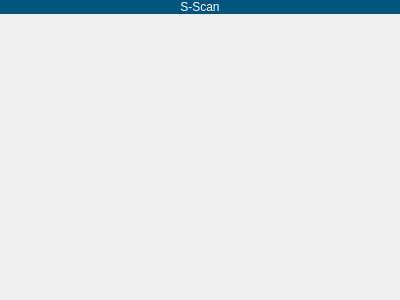
<?xml version="1.0" encoding="UTF-8"?>
<ui version="4.0">
 <class>SscanDisplay</class>
 <widget class="QWidget" name="SscanDisplay">
  <property name="geometry">
   <rect>
    <x>0</x>
    <y>0</y>
    <width>400</width>
    <height>300</height>
   </rect>
  </property>
  <property name="windowTitle">
   <string>Form</string>
  </property>
  <layout class="QVBoxLayout" name="verticalLayout_2" stretch="0,1,0">
   <property name="spacing">
    <number>0</number>
   </property>
   <property name="leftMargin">
    <number>0</number>
   </property>
   <property name="topMargin">
    <number>0</number>
   </property>
   <property name="rightMargin">
    <number>0</number>
   </property>
   <property name="bottomMargin">
    <number>0</number>
   </property>
   <item>
    <widget class="QLabel" name="titleLabel">
     <property name="styleSheet">
      <string notr="true">background-color: rgb(0, 85, 127);
color: rgb(255, 255, 255);</string>
     </property>
     <property name="text">
      <string>S-Scan</string>
     </property>
     <property name="alignment">
      <set>Qt::AlignCenter</set>
     </property>
    </widget>
   </item>
   <item>
    <layout class="QHBoxLayout" name="horizontalLayout_2" stretch="0,1,0,0">
     <property name="spacing">
      <number>0</number>
     </property>
     <item>
      <widget class="RulerWidget" name="leftRulerWidget" native="true">
       <property name="minimumSize">
        <size>
         <width>20</width>
         <height>0</height>
        </size>
       </property>
      </widget>
     </item>
     <item>
      <layout class="QVBoxLayout" name="verticalLayout"/>
     </item>
     <item>
      <widget class="ColorBar" name="colorBarWidget" native="true">
       <property name="minimumSize">
        <size>
         <width>5</width>
         <height>0</height>
        </size>
       </property>
       <property name="styleSheet">
        <string notr="true"/>
       </property>
      </widget>
     </item>
     <item>
      <widget class="RulerWidget" name="rightRulerWidget" native="true">
       <property name="minimumSize">
        <size>
         <width>20</width>
         <height>0</height>
        </size>
       </property>
      </widget>
     </item>
    </layout>
   </item>
   <item>
    <layout class="QHBoxLayout" name="horizontalLayout" stretch="0,1,0">
     <property name="spacing">
      <number>0</number>
     </property>
     <item>
      <widget class="QWidget" name="widget_5" native="true">
       <property name="minimumSize">
        <size>
         <width>20</width>
         <height>0</height>
        </size>
       </property>
      </widget>
     </item>
     <item>
      <widget class="RulerWidget" name="bottomRulerWidget" native="true">
       <property name="minimumSize">
        <size>
         <width>0</width>
         <height>20</height>
        </size>
       </property>
      </widget>
     </item>
     <item>
      <widget class="QWidget" name="widget" native="true">
       <property name="minimumSize">
        <size>
         <width>25</width>
         <height>0</height>
        </size>
       </property>
      </widget>
     </item>
    </layout>
   </item>
  </layout>
 </widget>
 <customwidgets>
  <customwidget>
   <class>RulerWidget</class>
   <extends>QWidget</extends>
   <header>ruler_widget.h</header>
   <container>1</container>
  </customwidget>
  <customwidget>
   <class>ColorBar</class>
   <extends>QWidget</extends>
   <header>color_bar.h</header>
   <container>1</container>
  </customwidget>
 </customwidgets>
 <resources/>
 <connections/>
</ui>
